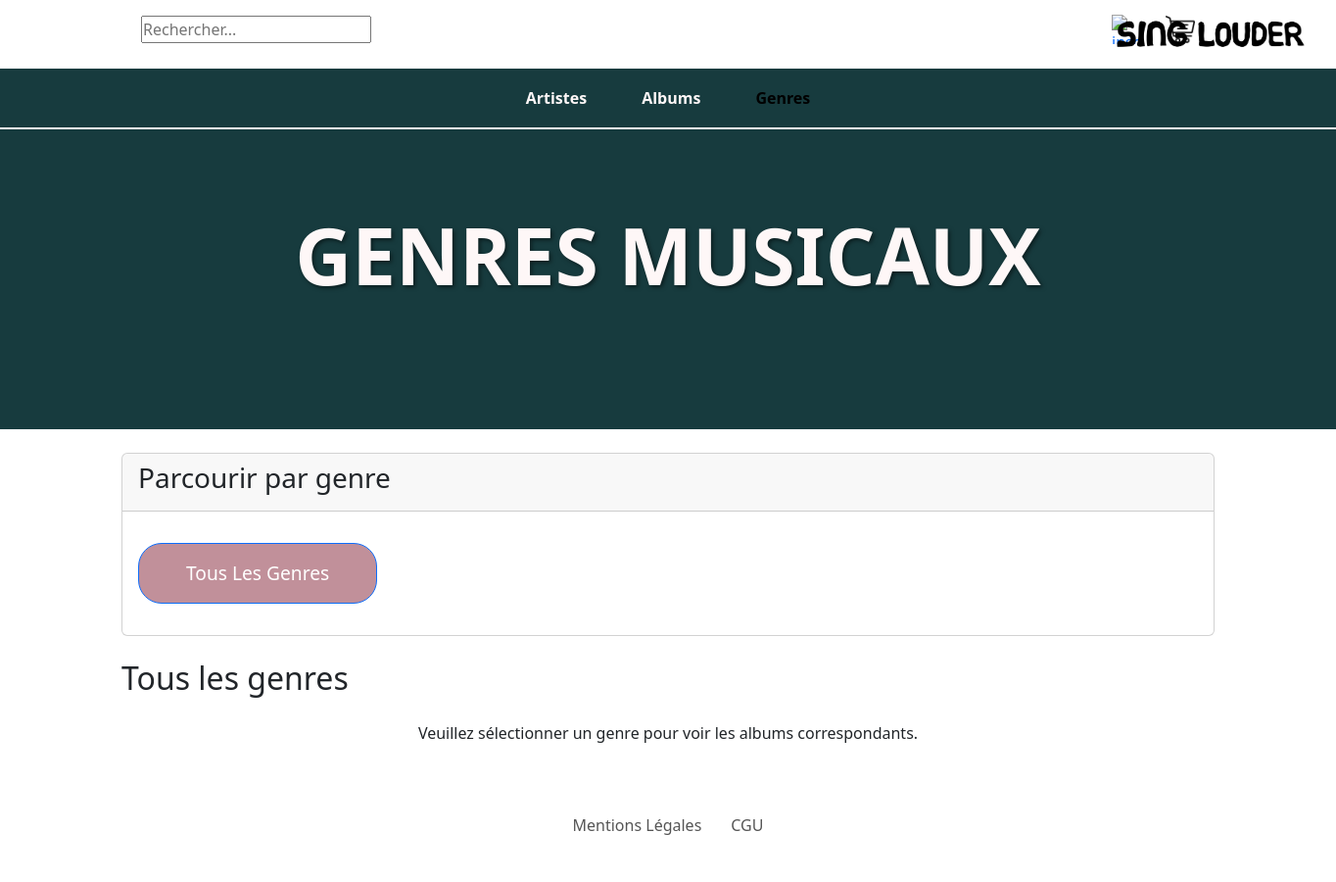
The app's page /vue/genres.php, older data.
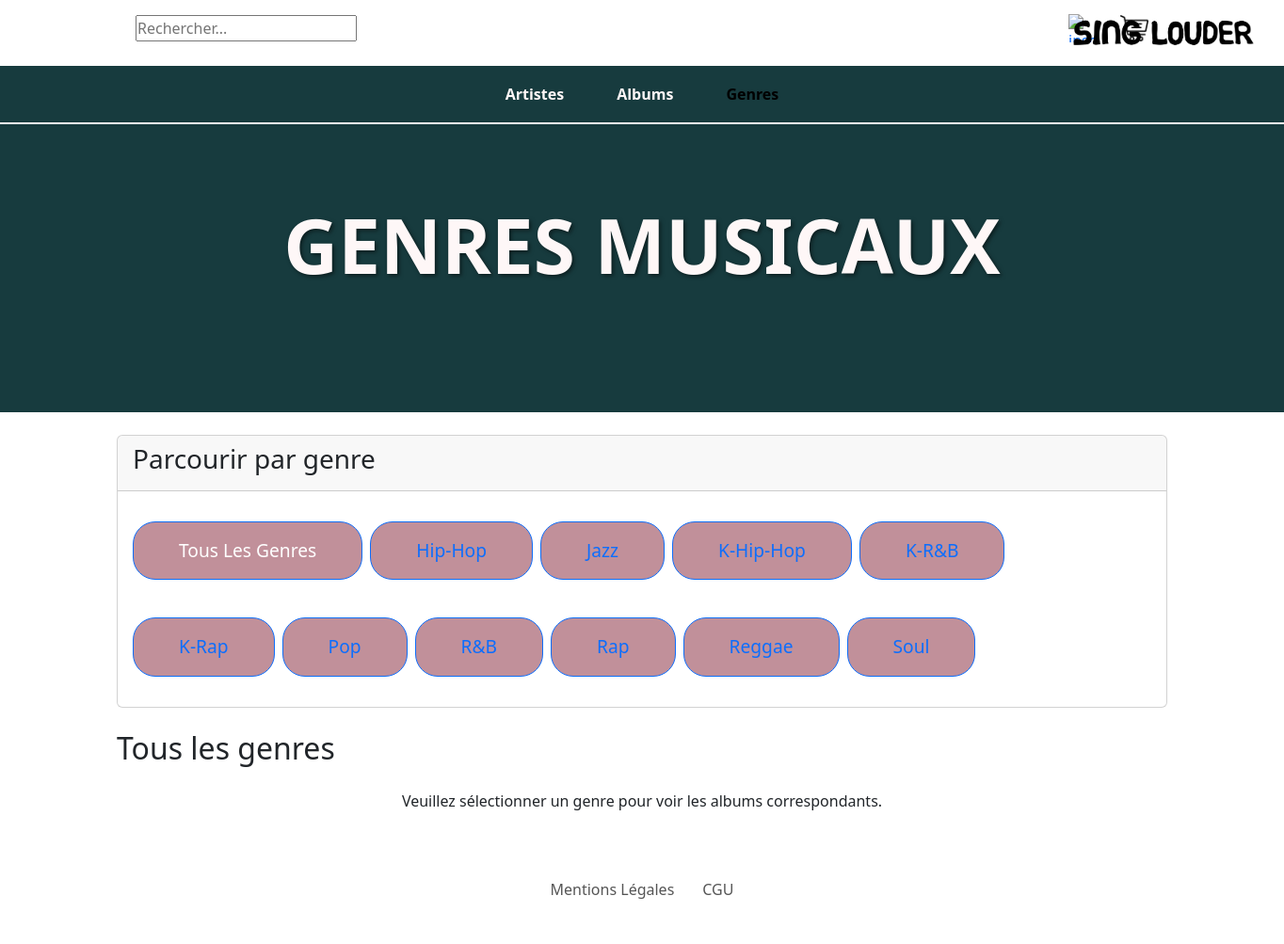
The same page, newer data.
### tables this page shows
CREATE TABLE genres (
    idGenre INT AUTO_INCREMENT PRIMARY KEY,
    nomGenre VARCHAR(50) NOT NULL UNIQUE
);

### modele/security.php (called while the page is built, shortened)
<?php
function isLoggedIn() {
    return isset($_SESSION['pseudo']) && !empty($_SESSION['pseudo']) && isset($_SESSION['mailU']) && !empty($_SESSION['mailU']);
}
?>

### vue/genres.php (the view, shortened to what this page needs)
<?php
include_once "../modele/security.php";
include "../modele/db.php";
$pageHeading = "GENRES MUSICAUX";
function getGenres() {
    global $bdd;
    $sql = "SELECT * FROM genres ORDER BY nomGenre";
    $stmt = $bdd->query($sql);
    return $stmt->fetchAll(PDO::FETCH_ASSOC);
}
$genres = getGenres();
$selectedGenre = null;
$albumsFiltered = [];
$genreName = "Tous les genres";
?>
<!DOCTYPE html>
<html lang="fr">
<head>
    <link href="https://cdn.jsdelivr.net/npm/bootstrap@5.3.3/dist/css/bootstrap.min.css" rel="stylesheet">
    <link href="../style/styleAlbs.css" type="text/css" rel="stylesheet">
    <link href="../style/styleCommon.css" type="text/css" rel="stylesheet">
</head>
<body>
    <header>
        <div class="container">
            <div class="navbar-top">
                <div class="search-bar">
                    <input type="text" placeholder="Rechercher..." aria-label="Rechercher">
                </div>
                <div class="logo">
                    <a href="../vue/artistes.php">
                        <img src="../img/logo.png" alt="SingLouder" width="200px">
                    </a>
                </div>
                <div class="icons">
                    <?php if(isLoggedIn()): ?>
                        <div class="dropdown">
                            <a href="#" class="dropdown-toggle text-decoration-none" id="userDropdown" data-bs-toggle="dropdown" aria-expanded="false">
                                <img src="../img/inscription.webp" alt="compte" width="30px">
                                <span class="ms-1"><?php echo $_SESSION['pseudo']; ?></span>
                            </a>
                            <ul class="dropdown-menu" aria-labelledby="userDropdown">
                                <?php if(isAdmin()): ?>
                                    <li><a class="dropdown-item" href="../vue/admin.php">Administration</a></li>
                                <?php endif; ?>
                                <li><a class="dropdown-item" href="../vue/cart.php">Mon panier</a></li>
                                <li><a class="dropdown-item" href="../vue/favoris.php">Mes favoris</a></li>
                                <li><hr class="dropdown-divider"></li>
                                <li><a class="dropdown-item" href="../controleur/deconnexion.php">Déconnexion</a></li>
                            </ul>
                        </div>
                    <?php else: ?>
                        <a href="../vue/vueAuthentification.php"><img src="../img/inscription.webp" alt="inscription" width="30px"></a>
                    <?php endif; ?>
                    <a href="../vue/cart.php"><img src="../img/shopping.webp" alt="panier" width="30px"></a>
                </div>
            </div>
        </div>
        <div class="main-content">
            <nav class="navbar navbar-expand-sm bg-bisque justify-content-center sticky-top">
                <ul class="navbar-nav">
                    <li class="nav-item">
                        <a class="nav-link" href="../vue/artistes.php">Artistes</a>
                    </li>
                    <li class="nav-item">
                        <a class="nav-link" href="../vue/albums.php">Albums</a>
                    </li>
                    <li class="nav-item">
                        <a class="nav-link active" href="../vue/genres.php">Genres</a>
                    </li>
                </ul>
            </nav>
            <div class="content">
                <h1><?php echo $pageHeading; ?></h1>
            </div>
        </div>
    </header>
    <main class="container my-4">
        <div class="row mb-4">
            <div class="col-12">
                <div class="card">
                    <div class="card-header">
                        <h3 class="card-title">Parcourir par genre</h3>
                    </div>
                    <div class="card-body">
                        <div class="d-flex flex-wrap gap-2">
                            <a href="../vue/genres.php" class="btn <?php echo !$selectedGenre ? 'btn-primary' : 'btn-outline-primary'; ?>">
                                Tous les genres
                            </a>
                            <?php foreach ($genres as $genre): ?>
                                <a href="../vue/genres.php?id=<?php echo $genre['idGenre']; ?>"
                                   class="btn <?php echo $selectedGenre == $genre['idGenre'] ? 'btn-primary' : 'btn-outline-primary'; ?>">
                                    <?php echo $genre['nomGenre']; ?>
                                </a>
                            <?php endforeach; ?>
                        </div>
                    </div>
                </div>
            </div>
        </div>
        <h2 class="mb-4"><?php echo $genreName; ?></h2>
        <?php if($selectedGenre && count($albumsFiltered) === 0): ?>
            <div class="alert alert-info">
                Aucun album trouvé pour ce genre.
            </div>
        <?php else: ?>
            <p class="text-center">Veuillez sélectionner un genre pour voir les albums correspondants.</p>
        <?php endif; ?>
    </main>
    <footer class="footer">
        <div class="container">
            <div class="row">
                <div class="col">
                    <ul>
                        <li><a href="../vue/mentions.php">Mentions Légales</a></li>
                        <li><a href="../vue/CGU.php">CGU</a></li>
                    </ul>
                </div>
            </div>
        </div>
    </footer>
</body>
</html>

### style/styleAlbs.css (style rules this page uses)
* { margin: 0; padding: 0; }
.navbar-top { width: 100%; height: 10vh; display: flex; align-items: center; text-align: center; justify-content: space-between; }
.logo img { max-width: 100%; height: auto; margin-right: 100px; }
.bg-bisque { background-color: #173B3E; border-bottom: 2px solid #fef7f7; }
.main-content { width: 100%; height: 46vh; background-color: #173B3E; }
.nav-link { margin-left: 50px; text-align: center; font-weight: bold; color: #fef7f7; }
.content { padding: 110px; }
.content h1 { font-size: 6rem; font-weight: 700; text-align: center; color: #fef7f7; }
.footer { background-color: #ffffff; padding: 30px 0; text-align: center; }
.footer ul { list-style: none; padding: 0; }
.footer ul li { display: inline; margin-right: 20px; }
.footer ul li a { text-decoration: none; color: #555; }
.btn { display: inline-block; border-radius: 1.5rem; margin-top: 1rem; margin-bottom: 1rem; font-size: 1.2rem; cursor: pointer; padding:1rem 3rem; text-transform: capitalize; background-color: rgb(193, 144, 154); }

### style/styleCommon.css (style rules this page uses)
*, *::before, *::after { box-sizing: border-box; }
.navbar-top { width: 100%; height: 60px; display: flex; align-items: center; padding: 0 20px; }
.logo img { max-width: 200px; height: auto; }
.icons { display: flex; align-items: center; gap: 15px; }
.icons a { display: flex; align-items: center; }
.nav-link { margin: 0 20px; padding: 10px 15px; text-align: center; font-weight: bold; transition: all 0.3s ease; }
.content { padding: 80px 20px; text-align: center; }
.content h1 { font-size: 5rem; font-weight: 700; text-shadow: 2px 2px 4px rgba(0, 0, 0, 0.5); }
.footer { padding: 30px 0; text-align: center; margin-top: 40px; }
.footer ul { list-style: none; padding: 0; display: flex; justify-content: center; }
.footer ul li { margin: 0 15px; }
.footer ul li a { text-decoration: none; transition: color 0.3s ease; }
.icons { display: flex; align-items: center; justify-content: flex-end; gap: 15px; }
.logo { justify-content: center; transform: translateX(178%); margin-top: 10px; }
.navbar.bg-bisque { margin-top: 10px; }

Row changes from the older to the newer data that the page shows:
added genres: nomGenre "Hip-Hop"
added genres: nomGenre "Jazz"
added genres: nomGenre "K-Hip-Hop"
added genres: nomGenre "K-R&B"
added genres: nomGenre "K-Rap"
added genres: nomGenre "Pop"
added genres: nomGenre "R&B"
added genres: nomGenre "Rap"
added genres: nomGenre "Reggae"
added genres: nomGenre "Soul"
